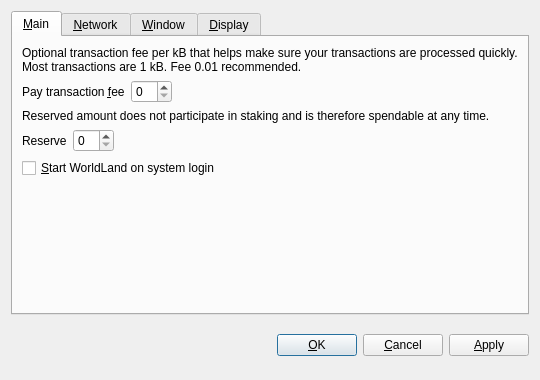
<?xml version="1.0" encoding="UTF-8"?>
<ui version="4.0">
 <class>OptionsDialog</class>
 <widget class="QDialog" name="OptionsDialog">
  <property name="geometry">
   <rect>
    <x>0</x>
    <y>0</y>
    <width>540</width>
    <height>380</height>
   </rect>
  </property>
  <property name="windowTitle">
   <string>Options</string>
  </property>
  <property name="modal">
   <bool>true</bool>
  </property>
  <layout class="QVBoxLayout" name="verticalLayout">
   <item>
    <widget class="QTabWidget" name="tabWidget">
     <property name="tabPosition">
      <enum>QTabWidget::North</enum>
     </property>
     <property name="currentIndex">
      <number>0</number>
     </property>
     <widget class="QWidget" name="tabMain">
      <attribute name="title">
       <string>&amp;Main</string>
      </attribute>
      <layout class="QVBoxLayout" name="verticalLayout_Main">
       <item>
        <widget class="QLabel" name="transactionFeeInfoLabel">
         <property name="text">
          <string>Optional transaction fee per kB that helps make sure your transactions are processed quickly. Most transactions are 1 kB. Fee 0.01 recommended.</string>
         </property>
         <property name="textFormat">
          <enum>Qt::PlainText</enum>
         </property>
         <property name="wordWrap">
          <bool>true</bool>
         </property>
        </widget>
       </item>
       <item>
        <layout class="QHBoxLayout" name="horizontalLayoutFee">
         <item>
          <widget class="QLabel" name="transactionFeeLabel">
           <property name="text">
            <string>Pay transaction &amp;fee</string>
           </property>
           <property name="textFormat">
            <enum>Qt::PlainText</enum>
           </property>
           <property name="buddy">
            <cstring>transactionFee</cstring>
           </property>
          </widget>
         </item>
         <item>
          <widget class="BitcoinAmountField" name="transactionFee"/>
         </item>
         <item>
          <spacer name="horizontalSpacerFee">
           <property name="orientation">
            <enum>Qt::Horizontal</enum>
           </property>
           <property name="sizeHint" stdset="0">
            <size>
             <width>40</width>
             <height>20</height>
            </size>
           </property>
          </spacer>
         </item>
        </layout>
       </item>
       <item>
        <widget class="QLabel" name="reserveBalanceInfoLabel">
         <property name="text">
          <string>Reserved amount does not participate in staking and is therefore spendable at any time.</string>
         </property>
         <property name="textFormat">
          <enum>Qt::PlainText</enum>
         </property>
         <property name="wordWrap">
          <bool>true</bool>
         </property>
        </widget>
       </item>
       <item>
        <layout class="QHBoxLayout" name="horizontalLayoutReserveBalance">
         <item>
          <widget class="QLabel" name="reserveBalanceLabel">
           <property name="text">
            <string>Reserve</string>
           </property>
           <property name="textFormat">
            <enum>Qt::PlainText</enum>
           </property>
           <property name="buddy">
            <cstring>reserveBalance</cstring>
           </property>
          </widget>
         </item>
         <item>
          <widget class="BitcoinAmountField" name="reserveBalance"/>
         </item>
         <item>
          <spacer name="horizontalSpacerReserveBalance">
           <property name="orientation">
            <enum>Qt::Horizontal</enum>
           </property>
           <property name="sizeHint" stdset="0">
            <size>
             <width>40</width>
             <height>20</height>
            </size>
           </property>
          </spacer>
         </item>
        </layout>
       </item>
       <item>
        <widget class="QCheckBox" name="bitcoinAtStartup">
         <property name="toolTip">
          <string>Automatically start WorldLand after logging in to the system.</string>
         </property>
         <property name="text">
          <string>&amp;Start WorldLand on system login</string>
         </property>
        </widget>
       </item>
       <item>
        <spacer name="verticalSpacer_Main">
         <property name="orientation">
          <enum>Qt::Vertical</enum>
         </property>
         <property name="sizeHint" stdset="0">
          <size>
           <width>20</width>
           <height>40</height>
          </size>
         </property>
        </spacer>
       </item>
      </layout>
     </widget>
     <widget class="QWidget" name="tabNetwork">
      <attribute name="title">
       <string>&amp;Network</string>
      </attribute>
      <layout class="QVBoxLayout" name="verticalLayout_Network">
       <item>
        <widget class="QCheckBox" name="mapPortUpnp">
         <property name="toolTip">
          <string>Automatically open the WorldLand client port on the router. This only works when your router supports UPnP and it is enabled.</string>
         </property>
         <property name="text">
          <string>Map port using &amp;UPnP</string>
         </property>
        </widget>
       </item>
       <item>
        <widget class="QCheckBox" name="connectSocks">
         <property name="toolTip">
          <string>Connect to the WorldLand network through a SOCKS proxy (e.g. when connecting through Tor).</string>
         </property>
         <property name="text">
          <string>&amp;Connect through SOCKS proxy:</string>
         </property>
        </widget>
       </item>
       <item>
        <layout class="QHBoxLayout" name="horizontalLayout_Network">
         <item>
          <widget class="QLabel" name="proxyIpLabel">
           <property name="text">
            <string>Proxy &amp;IP:</string>
           </property>
           <property name="textFormat">
            <enum>Qt::PlainText</enum>
           </property>
           <property name="buddy">
            <cstring>proxyIp</cstring>
           </property>
          </widget>
         </item>
         <item>
          <widget class="QValidatedLineEdit" name="proxyIp">
           <property name="maximumSize">
            <size>
             <width>140</width>
             <height>16777215</height>
            </size>
           </property>
           <property name="toolTip">
            <string>IP address of the proxy (e.g. 127.0.0.1)</string>
           </property>
          </widget>
         </item>
         <item>
          <widget class="QLabel" name="proxyPortLabel">
           <property name="text">
            <string>&amp;Port:</string>
           </property>
           <property name="textFormat">
            <enum>Qt::PlainText</enum>
           </property>
           <property name="buddy">
            <cstring>proxyPort</cstring>
           </property>
          </widget>
         </item>
         <item>
          <widget class="QLineEdit" name="proxyPort">
           <property name="maximumSize">
            <size>
             <width>55</width>
             <height>16777215</height>
            </size>
           </property>
           <property name="toolTip">
            <string>Port of the proxy (e.g. 9050)</string>
           </property>
          </widget>
         </item>
         <item>
          <widget class="QLabel" name="socksVersionLabel">
           <property name="text">
            <string>SOCKS &amp;Version:</string>
           </property>
           <property name="textFormat">
            <enum>Qt::PlainText</enum>
           </property>
           <property name="buddy">
            <cstring>socksVersion</cstring>
           </property>
          </widget>
         </item>
         <item>
          <widget class="QValueComboBox" name="socksVersion">
           <property name="toolTip">
            <string>SOCKS version of the proxy (e.g. 5)</string>
           </property>
          </widget>
         </item>
         <item>
          <spacer name="horizontalSpacer_Network">
           <property name="orientation">
            <enum>Qt::Horizontal</enum>
           </property>
           <property name="sizeHint" stdset="0">
            <size>
             <width>40</width>
             <height>20</height>
            </size>
           </property>
          </spacer>
         </item>
        </layout>
       </item>
       <item>
        <spacer name="verticalSpacer_Network">
         <property name="orientation">
          <enum>Qt::Vertical</enum>
         </property>
         <property name="sizeHint" stdset="0">
          <size>
           <width>20</width>
           <height>40</height>
          </size>
         </property>
        </spacer>
       </item>
      </layout>
     </widget>
     <widget class="QWidget" name="tabWindow">
      <attribute name="title">
       <string>&amp;Window</string>
      </attribute>
      <layout class="QVBoxLayout" name="verticalLayout_Window">
       <item>
        <widget class="QCheckBox" name="minimizeToTray">
         <property name="toolTip">
          <string>Show only a tray icon after minimizing the window.</string>
         </property>
         <property name="text">
          <string>&amp;Minimize to the tray instead of the taskbar</string>
         </property>
        </widget>
       </item>
       <item>
        <widget class="QCheckBox" name="minimizeOnClose">
         <property name="toolTip">
          <string>Minimize instead of exit the application when the window is closed. When this option is enabled, the application will be closed only after selecting Quit in the menu.</string>
         </property>
         <property name="text">
          <string>M&amp;inimize on close</string>
         </property>
        </widget>
       </item>
       <item>
        <spacer name="verticalSpacer_Window">
         <property name="orientation">
          <enum>Qt::Vertical</enum>
         </property>
         <property name="sizeHint" stdset="0">
          <size>
           <width>20</width>
           <height>40</height>
          </size>
         </property>
        </spacer>
       </item>
      </layout>
     </widget>
     <widget class="QWidget" name="tabDisplay">
      <attribute name="title">
       <string>&amp;Display</string>
      </attribute>
      <layout class="QVBoxLayout" name="verticalLayout_Display">
       <item>
        <layout class="QHBoxLayout" name="horizontalLayout_1_Display">
         <item>
          <widget class="QLabel" name="langLabel">
           <property name="text">
            <string>User Interface &amp;language:</string>
           </property>
           <property name="textFormat">
            <enum>Qt::PlainText</enum>
           </property>
           <property name="buddy">
            <cstring>lang</cstring>
           </property>
          </widget>
         </item>
         <item>
          <widget class="QValueComboBox" name="lang">
           <property name="toolTip">
            <string>The user interface language can be set here. This setting will take effect after restarting WorldLand.</string>
           </property>
          </widget>
         </item>
        </layout>
       </item>
       <item>
        <layout class="QHBoxLayout" name="horizontalLayout_2_Display">
         <item>
          <widget class="QLabel" name="unitLabel">
           <property name="text">
            <string>&amp;Unit to show amounts in:</string>
           </property>
           <property name="textFormat">
            <enum>Qt::PlainText</enum>
           </property>
           <property name="buddy">
            <cstring>unit</cstring>
           </property>
          </widget>
         </item>
         <item>
          <widget class="QValueComboBox" name="unit">
           <property name="toolTip">
            <string>Choose the default subdivision unit to show in the interface and when sending coins.</string>
           </property>
          </widget>
         </item>
        </layout>
       </item>
       <item>
        <widget class="QCheckBox" name="displayAddresses">
         <property name="toolTip">
          <string>Whether to show WorldLand addresses in the transaction list or not.</string>
         </property>
         <property name="text">
          <string>&amp;Display addresses in transaction list</string>
         </property>
        </widget>
       </item>
       <item>
        <widget class="QCheckBox" name="coinControlFeatures">
         <property name="toolTip">
          <string>Whether to show coin control features or not.</string>
         </property>
         <property name="text">
          <string>Display coin &amp;control features (experts only!)</string>
         </property>
        </widget>
       </item>
       <item>
        <spacer name="verticalSpacer_Display">
         <property name="orientation">
          <enum>Qt::Vertical</enum>
         </property>
         <property name="sizeHint" stdset="0">
          <size>
           <width>20</width>
           <height>40</height>
          </size>
         </property>
        </spacer>
       </item>
      </layout>
     </widget>
    </widget>
   </item>
   <item>
    <layout class="QHBoxLayout" name="horizontalLayout_Buttons">
     <item>
      <spacer name="horizontalSpacer_1">
       <property name="orientation">
        <enum>Qt::Horizontal</enum>
       </property>
       <property name="sizeHint" stdset="0">
        <size>
         <width>40</width>
         <height>48</height>
        </size>
       </property>
      </spacer>
     </item>
     <item>
      <widget class="QLabel" name="statusLabel">
       <property name="font">
        <font>
         <weight>75</weight>
         <bold>true</bold>
        </font>
       </property>
       <property name="text">
        <string/>
       </property>
       <property name="textFormat">
        <enum>Qt::PlainText</enum>
       </property>
       <property name="wordWrap">
        <bool>true</bool>
       </property>
      </widget>
     </item>
     <item>
      <spacer name="horizontalSpacer_2">
       <property name="orientation">
        <enum>Qt::Horizontal</enum>
       </property>
       <property name="sizeHint" stdset="0">
        <size>
         <width>40</width>
         <height>48</height>
        </size>
       </property>
      </spacer>
     </item>
     <item>
      <widget class="QPushButton" name="okButton">
       <property name="text">
        <string>&amp;OK</string>
       </property>
      </widget>
     </item>
     <item>
      <widget class="QPushButton" name="cancelButton">
       <property name="text">
        <string>&amp;Cancel</string>
       </property>
       <property name="autoDefault">
        <bool>false</bool>
       </property>
      </widget>
     </item>
     <item>
      <widget class="QPushButton" name="applyButton">
       <property name="text">
        <string>&amp;Apply</string>
       </property>
       <property name="autoDefault">
        <bool>false</bool>
       </property>
      </widget>
     </item>
    </layout>
   </item>
  </layout>
 </widget>
 <customwidgets>
  <customwidget>
   <class>BitcoinAmountField</class>
   <extends>QSpinBox</extends>
   <header>bitcoinamountfield.h</header>
  </customwidget>
  <customwidget>
   <class>QValueComboBox</class>
   <extends>QComboBox</extends>
   <header>qvaluecombobox.h</header>
  </customwidget>
  <customwidget>
   <class>QValidatedLineEdit</class>
   <extends>QLineEdit</extends>
   <header>qvalidatedlineedit.h</header>
  </customwidget>
 </customwidgets>
 <resources/>
 <connections/>
</ui>
